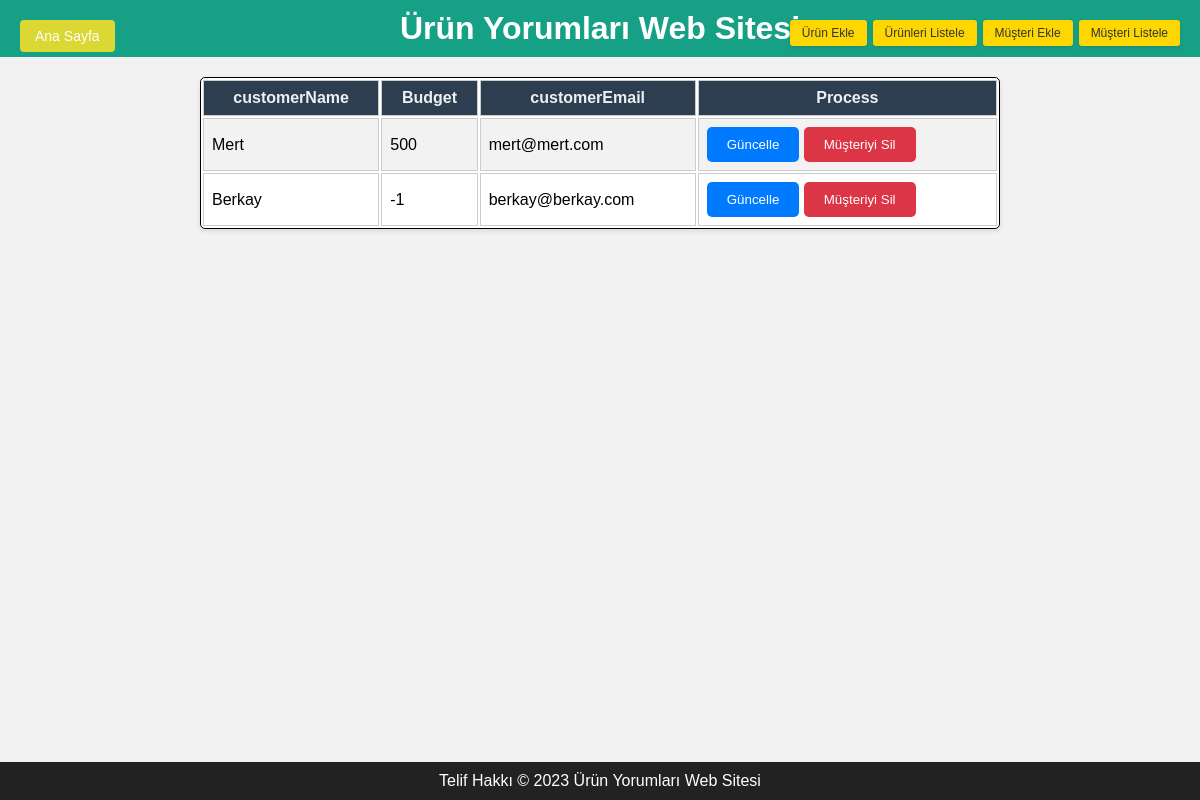
Before: /getCustomer with the older database file.
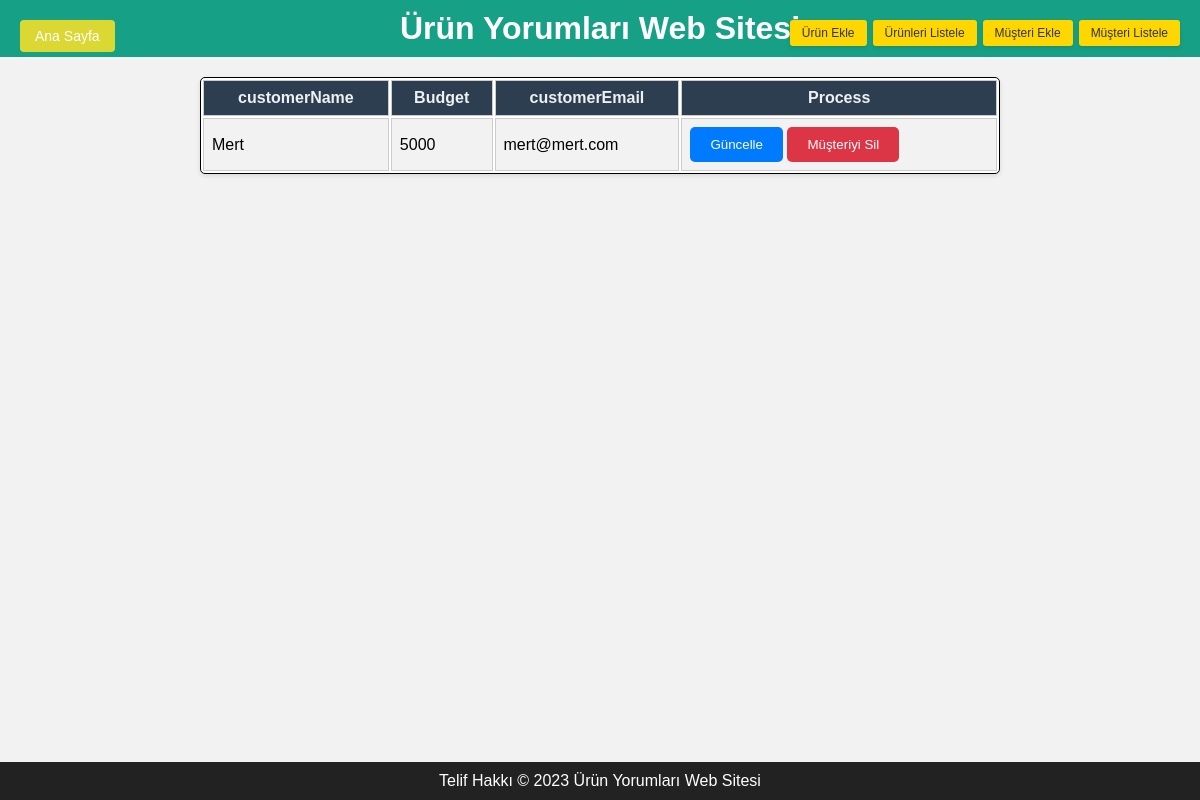
After: the same page with the newer database file.
### tables this page shows
CREATE TABLE customer (
        customerName TEXT PRIMARY KEY,
        budget INTEGER NOT NULL,        
        customerEmail TEXT NOT NULL

    );

### app.py (the view)
@app.route('/getCustomer', methods=['GET'])
def getCustomer():
    try:
        with sqlite3.connect(db) as conn:
            cursor = conn.cursor()
            cursor.execute("SELECT * FROM customer")
            data = cursor.fetchall()
            return render_template('customers.html', data=data)
    except Exception as e:
        print(e)
        return "Can not connect to database"

### templates/customers.html (shortened to what this page needs)
<!DOCTYPE html>
<html>
	<head>
   	 	<link rel="stylesheet" href="{{ url_for('static', filename='css/styles.css') }}">
	</head>
	<body>
		<footer>
			Telif Hakkı © 2023 Ürün Yorumları Web Sitesi
		</footer>
		<header>
			<h1>Ürün Yorumları Web Sitesi</h1>
			<button id="home-button">Ana Sayfa</button><br/>
			<section class="search-section">
				<div class="sidebar">
					<button id="addProductButton">Ürün Ekle</button>
					</body>
					<button id="list_products_button">Ürünleri Listele</button>
					 <button id="add_customer_button">Müşteri Ekle</button>
				   <button id="list_customers_button">Müşteri Listele</button>
		<table class="customer-table"style="width:100%">
			<tr>
			<th>customerName</th>
			<th>Budget</th>
			<th>customerEmail</th>
			<th>Process</th>
			</tr>
			{%for product in data%}
			<tr>
				<td>{{product[0]}}</td>
				<td>{{product[1]}}</td>
				<td>{{product[2]}}</td>
				<td>
					<button class="updateButton" id="updateButton" >Güncelle</button>
					<button class="deleteButton" id="deleteButton" >Müşteriyi Sil</button>
				</td>
				</tr>
			{%endfor%}
		</table>
	</body>
</html>

Changed rows visible on the page:
removed customer: customerName "Berkay", budget "-1", customerEmail "berkay@berkay.com"
changed customer "Mert": budget "500" → "5000"
